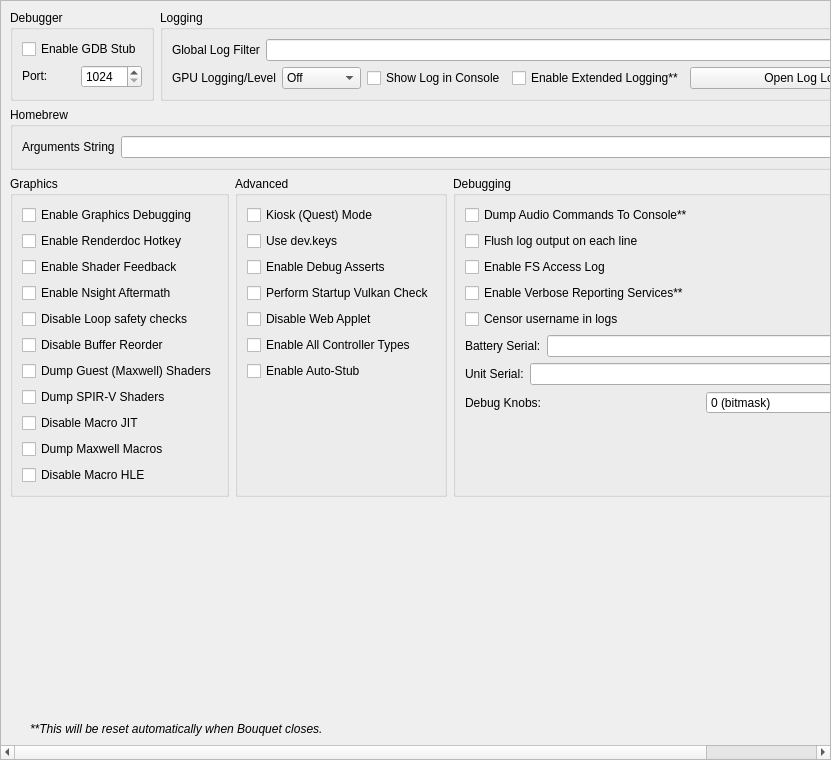
<?xml version="1.0" encoding="UTF-8"?>
<ui version="4.0">
 <class>ConfigureDebug</class>
 <widget class="QScrollArea" name="ConfigureDebug">
  <property name="geometry">
   <rect>
    <x>0</x>
    <y>0</y>
    <width>831</width>
    <height>760</height>
   </rect>
  </property>
  <property name="widgetResizable">
   <bool>true</bool>
  </property>
  <widget class="QWidget" name="widget">
   <property name="geometry">
    <rect>
     <x>0</x>
     <y>0</y>
     <width>829</width>
     <height>758</height>
    </rect>
   </property>
   <layout class="QVBoxLayout" name="verticalLayout_1">
    <item>
     <layout class="QHBoxLayout" name="horizontalLayout">
      <property name="topMargin">
       <number>0</number>
      </property>
      <item>
       <widget class="QGroupBox" name="groupBox">
        <property name="sizePolicy">
         <sizepolicy hsizetype="Preferred" vsizetype="Preferred">
          <horstretch>0</horstretch>
          <verstretch>0</verstretch>
         </sizepolicy>
        </property>
        <property name="title">
         <string>Debugger</string>
        </property>
        <property name="alignment">
         <set>Qt::AlignmentFlag::AlignLeading|Qt::AlignmentFlag::AlignLeft|Qt::AlignmentFlag::AlignTop</set>
        </property>
        <property name="flat">
         <bool>false</bool>
        </property>
        <property name="checkable">
         <bool>false</bool>
        </property>
        <layout class="QVBoxLayout" name="verticalLayout_3">
         <item>
          <widget class="QWidget" name="debug_widget" native="true">
           <property name="sizePolicy">
            <sizepolicy hsizetype="Preferred" vsizetype="Maximum">
             <horstretch>0</horstretch>
             <verstretch>0</verstretch>
            </sizepolicy>
           </property>
           <layout class="QVBoxLayout" name="verticalLayout">
            <property name="sizeConstraint">
             <enum>QLayout::SizeConstraint::SetDefaultConstraint</enum>
            </property>
            <property name="leftMargin">
             <number>0</number>
            </property>
            <property name="topMargin">
             <number>0</number>
            </property>
            <property name="rightMargin">
             <number>0</number>
            </property>
            <property name="bottomMargin">
             <number>0</number>
            </property>
            <item>
             <widget class="QCheckBox" name="toggle_gdbstub">
              <property name="sizePolicy">
               <sizepolicy hsizetype="Maximum" vsizetype="Maximum">
                <horstretch>0</horstretch>
                <verstretch>0</verstretch>
               </sizepolicy>
              </property>
              <property name="text">
               <string>Enable GDB Stub</string>
              </property>
             </widget>
            </item>
            <item>
             <widget class="QWidget" name="horizontalWidget_3" native="true">
              <property name="sizePolicy">
               <sizepolicy hsizetype="Preferred" vsizetype="Maximum">
                <horstretch>0</horstretch>
                <verstretch>0</verstretch>
               </sizepolicy>
              </property>
              <layout class="QHBoxLayout" name="horizontalLayout_3">
               <property name="leftMargin">
                <number>0</number>
               </property>
               <property name="topMargin">
                <number>0</number>
               </property>
               <property name="rightMargin">
                <number>0</number>
               </property>
               <property name="bottomMargin">
                <number>0</number>
               </property>
               <item>
                <widget class="QLabel" name="label_11">
                 <property name="sizePolicy">
                  <sizepolicy hsizetype="Minimum" vsizetype="Maximum">
                   <horstretch>0</horstretch>
                   <verstretch>0</verstretch>
                  </sizepolicy>
                 </property>
                 <property name="text">
                  <string>Port:</string>
                 </property>
                </widget>
               </item>
               <item>
                <widget class="QSpinBox" name="gdbport_spinbox">
                 <property name="sizePolicy">
                  <sizepolicy hsizetype="Preferred" vsizetype="Maximum">
                   <horstretch>0</horstretch>
                   <verstretch>0</verstretch>
                  </sizepolicy>
                 </property>
                 <property name="minimum">
                  <number>1024</number>
                 </property>
                 <property name="maximum">
                  <number>65535</number>
                 </property>
                </widget>
               </item>
              </layout>
             </widget>
            </item>
           </layout>
          </widget>
         </item>
        </layout>
       </widget>
      </item>
      <item>
       <widget class="QGroupBox" name="groupBox_2">
        <property name="sizePolicy">
         <sizepolicy hsizetype="Expanding" vsizetype="Preferred">
          <horstretch>0</horstretch>
          <verstretch>0</verstretch>
         </sizepolicy>
        </property>
        <property name="title">
         <string>Logging</string>
        </property>
        <layout class="QGridLayout" name="gridLayout_1">
         <item row="0" column="0" colspan="4">
          <widget class="QWidget" name="logging_widget" native="true">
           <property name="sizePolicy">
            <sizepolicy hsizetype="Preferred" vsizetype="Maximum">
             <horstretch>0</horstretch>
             <verstretch>0</verstretch>
            </sizepolicy>
           </property>
           <layout class="QHBoxLayout" name="horizontalLayout_1">
            <property name="leftMargin">
             <number>0</number>
            </property>
            <property name="topMargin">
             <number>0</number>
            </property>
            <property name="rightMargin">
             <number>0</number>
            </property>
            <property name="bottomMargin">
             <number>0</number>
            </property>
            <item>
             <widget class="QLabel" name="label_1">
              <property name="sizePolicy">
               <sizepolicy hsizetype="Preferred" vsizetype="Preferred">
                <horstretch>0</horstretch>
                <verstretch>0</verstretch>
               </sizepolicy>
              </property>
              <property name="text">
               <string>Global Log Filter</string>
              </property>
             </widget>
            </item>
            <item>
             <widget class="QLineEdit" name="log_filter_edit"/>
            </item>
           </layout>
          </widget>
         </item>
         <item row="1" column="0">
          <widget class="QWidget" name="gpu_log_level_widget" native="true">
           <property name="sizePolicy">
            <sizepolicy hsizetype="Preferred" vsizetype="Maximum">
             <horstretch>0</horstretch>
             <verstretch>0</verstretch>
            </sizepolicy>
           </property>
           <layout class="QHBoxLayout" name="gpu_log_level_layout">
            <property name="leftMargin">
             <number>0</number>
            </property>
            <property name="topMargin">
             <number>0</number>
            </property>
            <property name="rightMargin">
             <number>0</number>
            </property>
            <property name="bottomMargin">
             <number>0</number>
            </property>
            <item>
             <widget class="QLabel" name="gpu_log_level_label">
              <property name="text">
               <string>GPU Logging/Level</string>
              </property>
             </widget>
            </item>
            <item>
             <widget class="QComboBox" name="gpu_log_level">
              <property name="toolTip">
               <string>Detail level for GPU logs. Off disables logging entirely.</string>
              </property>
              <item>
               <property name="text">
                <string>Off</string>
               </property>
              </item>
              <item>
               <property name="text">
                <string>Errors</string>
               </property>
              </item>
              <item>
               <property name="text">
                <string>Standard</string>
               </property>
              </item>
              <item>
               <property name="text">
                <string>Verbose</string>
               </property>
              </item>
              <item>
               <property name="text">
                <string>All</string>
               </property>
              </item>
             </widget>
            </item>
           </layout>
          </widget>
         </item>
         <item row="1" column="1">
          <widget class="QCheckBox" name="toggle_console">
           <property name="text">
            <string>Show Log in Console</string>
           </property>
          </widget>
         </item>
         <item row="1" column="2">
          <widget class="QCheckBox" name="extended_logging">
           <property name="enabled">
            <bool>true</bool>
           </property>
           <property name="toolTip">
            <string>When checked, the max size of the log increases from 100 MB to 1 GB</string>
           </property>
           <property name="text">
            <string>Enable Extended Logging**</string>
           </property>
          </widget>
         </item>
         <item row="1" column="3">
          <widget class="QPushButton" name="open_log_button">
           <property name="sizePolicy">
            <sizepolicy hsizetype="Expanding" vsizetype="Maximum">
             <horstretch>1</horstretch>
             <verstretch>0</verstretch>
            </sizepolicy>
           </property>
           <property name="minimumSize">
            <size>
             <width>250</width>
             <height>0</height>
            </size>
           </property>
           <property name="text">
            <string>Open Log Location</string>
           </property>
          </widget>
         </item>
        </layout>
       </widget>
      </item>
     </layout>
    </item>
    <item>
     <widget class="QGroupBox" name="groupBox_3">
      <property name="title">
       <string>Homebrew</string>
      </property>
      <layout class="QVBoxLayout" name="verticalLayout_5">
       <item>
        <layout class="QHBoxLayout" name="horizontalLayout_4">
         <item>
          <widget class="QLabel" name="label_3">
           <property name="text">
            <string>Arguments String</string>
           </property>
          </widget>
         </item>
         <item>
          <widget class="QLineEdit" name="homebrew_args_edit"/>
         </item>
        </layout>
       </item>
      </layout>
     </widget>
    </item>
    <item>
     <layout class="QHBoxLayout" name="horizontalLayout_2">
      <item>
       <widget class="QGroupBox" name="groupBox_4">
        <property name="title">
         <string>Graphics</string>
        </property>
        <layout class="QGridLayout" name="gridLayout_2">
         <item row="4" column="0">
          <widget class="QCheckBox" name="disable_loop_safety_checks">
           <property name="toolTip">
            <string>When checked, it executes shaders without loop logic changes</string>
           </property>
           <property name="text">
            <string>Disable Loop safety checks</string>
           </property>
          </widget>
         </item>
         <item row="9" column="0">
          <widget class="QCheckBox" name="dump_macros">
           <property name="enabled">
            <bool>true</bool>
           </property>
           <property name="toolTip">
            <string>When checked, it will dump all the macro programs of the GPU</string>
           </property>
           <property name="text">
            <string>Dump Maxwell Macros</string>
           </property>
          </widget>
         </item>
         <item row="3" column="0">
          <widget class="QCheckBox" name="enable_nsight_aftermath">
           <property name="toolTip">
            <string>When checked, it enables Nsight Aftermath crash dumps</string>
           </property>
           <property name="text">
            <string>Enable Nsight Aftermath</string>
           </property>
          </widget>
         </item>
         <item row="6" column="0">
          <widget class="QCheckBox" name="dump_guest_shaders">
           <property name="enabled">
            <bool>true</bool>
           </property>
           <property name="toolTip">
            <string>When checked, it will dump original Maxwell guest shader bytecode (the input to the recompiler) as .ash files under DumpDir/shaders/. Useful for inspection with nvdisasm.</string>
           </property>
           <property name="text">
            <string>Dump Guest (Maxwell) Shaders</string>
           </property>
          </widget>
         </item>
         <item row="1" column="0">
          <widget class="QCheckBox" name="enable_renderdoc_hotkey">
           <property name="text">
            <string>Enable Renderdoc Hotkey</string>
           </property>
          </widget>
         </item>
         <item row="8" column="0">
          <widget class="QCheckBox" name="disable_macro_jit">
           <property name="enabled">
            <bool>true</bool>
           </property>
           <property name="toolTip">
            <string>When checked, it disables the macro Just In Time compiler. Enabling this makes games run slower</string>
           </property>
           <property name="text">
            <string>Disable Macro JIT</string>
           </property>
          </widget>
         </item>
         <item row="10" column="0">
          <widget class="QCheckBox" name="disable_macro_hle">
           <property name="enabled">
            <bool>true</bool>
           </property>
           <property name="toolTip">
            <string>When checked, it disables the macro HLE functions. Enabling this makes games run slower</string>
           </property>
           <property name="text">
            <string>Disable Macro HLE</string>
           </property>
          </widget>
         </item>
         <item row="0" column="0">
          <widget class="QCheckBox" name="enable_graphics_debugging">
           <property name="enabled">
            <bool>true</bool>
           </property>
           <property name="toolTip">
            <string>When checked, the graphics API enters a slower debugging mode</string>
           </property>
           <property name="text">
            <string>Enable Graphics Debugging</string>
           </property>
          </widget>
         </item>
         <item row="11" column="0">
          <spacer name="verticalSpacer_5">
           <property name="orientation">
            <enum>Qt::Orientation::Vertical</enum>
           </property>
           <property name="sizeType">
            <enum>QSizePolicy::Policy::Preferred</enum>
           </property>
           <property name="sizeHint" stdset="0">
            <size>
             <width>20</width>
             <height>0</height>
            </size>
           </property>
          </spacer>
         </item>
         <item row="2" column="0">
          <widget class="QCheckBox" name="enable_shader_feedback">
           <property name="toolTip">
            <string>When checked, yuzu will log statistics about the compiled pipeline cache</string>
           </property>
           <property name="text">
            <string>Enable Shader Feedback</string>
           </property>
          </widget>
         </item>
         <item row="5" column="0">
          <widget class="QCheckBox" name="disable_buffer_reorder">
           <property name="toolTip">
            <string>&lt;html&gt;&lt;head/&gt;&lt;body&gt;&lt;p&gt;When checked, disables reordering of mapped memory uploads which allows to associate uploads with specific draws. May reduce performance in some cases.&lt;/p&gt;&lt;/body&gt;&lt;/html&gt;</string>
           </property>
           <property name="text">
            <string>Disable Buffer Reorder</string>
           </property>
          </widget>
         </item>
         <item row="7" column="0">
          <widget class="QCheckBox" name="gpu_log_shader_dumps">
           <property name="toolTip">
            <string>When checked, it will dump the recompiler's output SPIR-V binaries (.spv) under LogDir/shaders/. Inspect via SPIRV-Tools (spirv-dis / spirv-cross / spirv-val) or RenderDoc.</string>
           </property>
           <property name="text">
            <string>Dump SPIR-V Shaders</string>
           </property>
          </widget>
         </item>
        </layout>
       </widget>
      </item>
      <item>
       <widget class="QGroupBox" name="groupBox_6">
        <property name="title">
         <string>Advanced</string>
        </property>
        <layout class="QGridLayout" name="gridLayout_4">
         <item row="3" column="0">
          <widget class="QCheckBox" name="perform_vulkan_check">
           <property name="toolTip">
            <string>Enables yuzu to check for a working Vulkan environment when the program starts up. Disable this if this is causing issues with external programs seeing yuzu.</string>
           </property>
           <property name="text">
            <string>Perform Startup Vulkan Check</string>
           </property>
          </widget>
         </item>
         <item row="4" column="0">
          <widget class="QCheckBox" name="disable_web_applet">
           <property name="text">
            <string>Disable Web Applet</string>
           </property>
          </widget>
         </item>
         <item row="5" column="0">
          <widget class="QCheckBox" name="enable_all_controllers">
           <property name="text">
            <string>Enable All Controller Types</string>
           </property>
          </widget>
         </item>
         <item row="6" column="0">
          <widget class="QCheckBox" name="use_auto_stub">
           <property name="text">
            <string>Enable Auto-Stub</string>
           </property>
          </widget>
         </item>
         <item row="0" column="0">
          <widget class="QCheckBox" name="quest_flag">
           <property name="text">
            <string>Kiosk (Quest) Mode</string>
           </property>
          </widget>
         </item>
         <item row="1" column="0">
          <widget class="QCheckBox" name="use_dev_keys">
           <property name="text">
            <string>Use dev.keys</string>
           </property>
          </widget>
         </item>
         <item row="2" column="0">
          <widget class="QCheckBox" name="use_debug_asserts">
           <property name="text">
            <string>Enable Debug Asserts</string>
           </property>
          </widget>
         </item>
         <item row="7" column="0">
          <spacer name="verticalSpacer_4">
           <property name="orientation">
            <enum>Qt::Orientation::Vertical</enum>
           </property>
           <property name="sizeType">
            <enum>QSizePolicy::Policy::Expanding</enum>
           </property>
           <property name="sizeHint" stdset="0">
            <size>
             <width>20</width>
             <height>0</height>
            </size>
           </property>
          </spacer>
         </item>
        </layout>
       </widget>
      </item>
      <item>
       <widget class="QGroupBox" name="groupBox_5">
        <property name="title">
         <string>Debugging</string>
        </property>
        <layout class="QGridLayout" name="gridLayout_3">
         <item row="6" column="0">
          <widget class="QWidget" name="serial_battery_widget" native="true">
           <property name="sizePolicy">
            <sizepolicy hsizetype="Preferred" vsizetype="Maximum">
             <horstretch>0</horstretch>
             <verstretch>0</verstretch>
            </sizepolicy>
           </property>
           <layout class="QHBoxLayout" name="horizontalLayout_11">
            <property name="leftMargin">
             <number>0</number>
            </property>
            <property name="topMargin">
             <number>0</number>
            </property>
            <property name="rightMargin">
             <number>0</number>
            </property>
            <property name="bottomMargin">
             <number>0</number>
            </property>
            <item>
             <widget class="QLabel" name="label_12">
              <property name="sizePolicy">
               <sizepolicy hsizetype="Preferred" vsizetype="Preferred">
                <horstretch>0</horstretch>
                <verstretch>0</verstretch>
               </sizepolicy>
              </property>
              <property name="text">
               <string>Battery Serial:</string>
              </property>
             </widget>
            </item>
            <item>
             <widget class="QLineEdit" name="serial_battery_edit"/>
            </item>
           </layout>
          </widget>
         </item>
         <item row="8" column="0">
          <widget class="QWidget" name="debug_knobs_widget" native="true">
           <property name="sizePolicy">
            <sizepolicy hsizetype="Preferred" vsizetype="Maximum">
             <horstretch>0</horstretch>
             <verstretch>0</verstretch>
            </sizepolicy>
           </property>
           <layout class="QHBoxLayout" name="horizontalLayout_debug_knobs">
            <property name="leftMargin">
             <number>0</number>
            </property>
            <property name="topMargin">
             <number>0</number>
            </property>
            <property name="rightMargin">
             <number>0</number>
            </property>
            <property name="bottomMargin">
             <number>0</number>
            </property>
            <item>
             <widget class="QLabel" name="label_debug_knobs">
              <property name="sizePolicy">
               <sizepolicy hsizetype="Preferred" vsizetype="Preferred">
                <horstretch>0</horstretch>
                <verstretch>0</verstretch>
               </sizepolicy>
              </property>
              <property name="text">
               <string>Debug Knobs:</string>
              </property>
             </widget>
            </item>
            <item>
             <widget class="QSpinBox" name="debug_knobs_spinbox">
              <property name="minimum">
               <number>0</number>
              </property>
              <property name="maximum">
               <number>65535</number>
              </property>
              <property name="toolTip">
               <string>Bitmask for quick development toggles</string>
              </property>
              <property name="statusTip">
               <string>Set debug knobs (bitmask)</string>
              </property>
              <property name="whatsThis">
               <string>16-bit debug knob set for quick development toggles</string>
              </property>
              <property name="suffix">
               <string> (bitmask)</string>
              </property>
             </widget>
            </item>
           </layout>
          </widget>
         </item>
         <item row="7" column="0">
          <widget class="QWidget" name="serial_board_widget" native="true">
           <property name="sizePolicy">
            <sizepolicy hsizetype="Preferred" vsizetype="Maximum">
             <horstretch>0</horstretch>
             <verstretch>0</verstretch>
            </sizepolicy>
           </property>
           <layout class="QHBoxLayout" name="horizontalLayout_12">
            <property name="leftMargin">
             <number>0</number>
            </property>
            <property name="topMargin">
             <number>0</number>
            </property>
            <property name="rightMargin">
             <number>0</number>
            </property>
            <property name="bottomMargin">
             <number>0</number>
            </property>
            <item>
             <widget class="QLabel" name="label_13">
              <property name="sizePolicy">
               <sizepolicy hsizetype="Preferred" vsizetype="Preferred">
                <horstretch>0</horstretch>
                <verstretch>0</verstretch>
               </sizepolicy>
              </property>
              <property name="text">
               <string>Unit Serial:</string>
              </property>
             </widget>
            </item>
            <item>
             <widget class="QLineEdit" name="serial_board_edit"/>
            </item>
           </layout>
          </widget>
         </item>
         <item row="20" column="0">
          <spacer name="verticalSpacer_3">
           <property name="orientation">
            <enum>Qt::Orientation::Vertical</enum>
           </property>
           <property name="sizeType">
            <enum>QSizePolicy::Policy::Expanding</enum>
           </property>
           <property name="sizeHint" stdset="0">
            <size>
             <width>20</width>
             <height>0</height>
            </size>
           </property>
          </spacer>
         </item>
         <item row="1" column="0">
          <widget class="QCheckBox" name="dump_audio_commands">
           <property name="toolTip">
            <string>Enable this to output the latest generated audio command list to the console. Only affects games using the audio renderer.</string>
           </property>
           <property name="text">
            <string>Dump Audio Commands To Console**</string>
           </property>
          </widget>
         </item>
         <item row="2" column="0">
          <widget class="QCheckBox" name="flush_line">
           <property name="text">
            <string>Flush log output on each line</string>
           </property>
          </widget>
         </item>
         <item row="3" column="0">
          <widget class="QCheckBox" name="fs_access_log">
           <property name="text">
            <string>Enable FS Access Log</string>
           </property>
          </widget>
         </item>
         <item row="4" column="0">
          <widget class="QCheckBox" name="reporting_services">
           <property name="text">
            <string>Enable Verbose Reporting Services**</string>
           </property>
          </widget>
         </item>
         <item row="5" column="0">
          <widget class="QCheckBox" name="censor_username">
           <property name="text">
            <string>Censor username in logs</string>
           </property>
          </widget>
         </item>
        </layout>
       </widget>
      </item>
     </layout>
    </item>
    <item>
     <spacer name="verticalSpacer">
      <property name="orientation">
       <enum>Qt::Orientation::Vertical</enum>
      </property>
      <property name="sizeHint" stdset="0">
       <size>
        <width>20</width>
        <height>0</height>
       </size>
      </property>
     </spacer>
    </item>
    <item>
     <widget class="QLabel" name="label_5">
      <property name="sizePolicy">
       <sizepolicy hsizetype="Expanding" vsizetype="Preferred">
        <horstretch>0</horstretch>
        <verstretch>0</verstretch>
       </sizepolicy>
      </property>
      <property name="font">
       <font>
        <italic>true</italic>
       </font>
      </property>
      <property name="text">
    <string>**This will be reset automatically when Bouquet closes.</string>
      </property>
      <property name="indent">
       <number>20</number>
      </property>
     </widget>
    </item>
   </layout>
  </widget>
 </widget>
 <tabstops>
  <tabstop>log_filter_edit</tabstop>
  <tabstop>toggle_console</tabstop>
  <tabstop>extended_logging</tabstop>
  <tabstop>open_log_button</tabstop>
  <tabstop>homebrew_args_edit</tabstop>
  <tabstop>enable_graphics_debugging</tabstop>
  <tabstop>enable_shader_feedback</tabstop>
  <tabstop>enable_nsight_aftermath</tabstop>
  <tabstop>fs_access_log</tabstop>
  <tabstop>reporting_services</tabstop>
  <tabstop>quest_flag</tabstop>
  <tabstop>use_debug_asserts</tabstop>
 </tabstops>
 <resources/>
 <connections/>
</ui>
